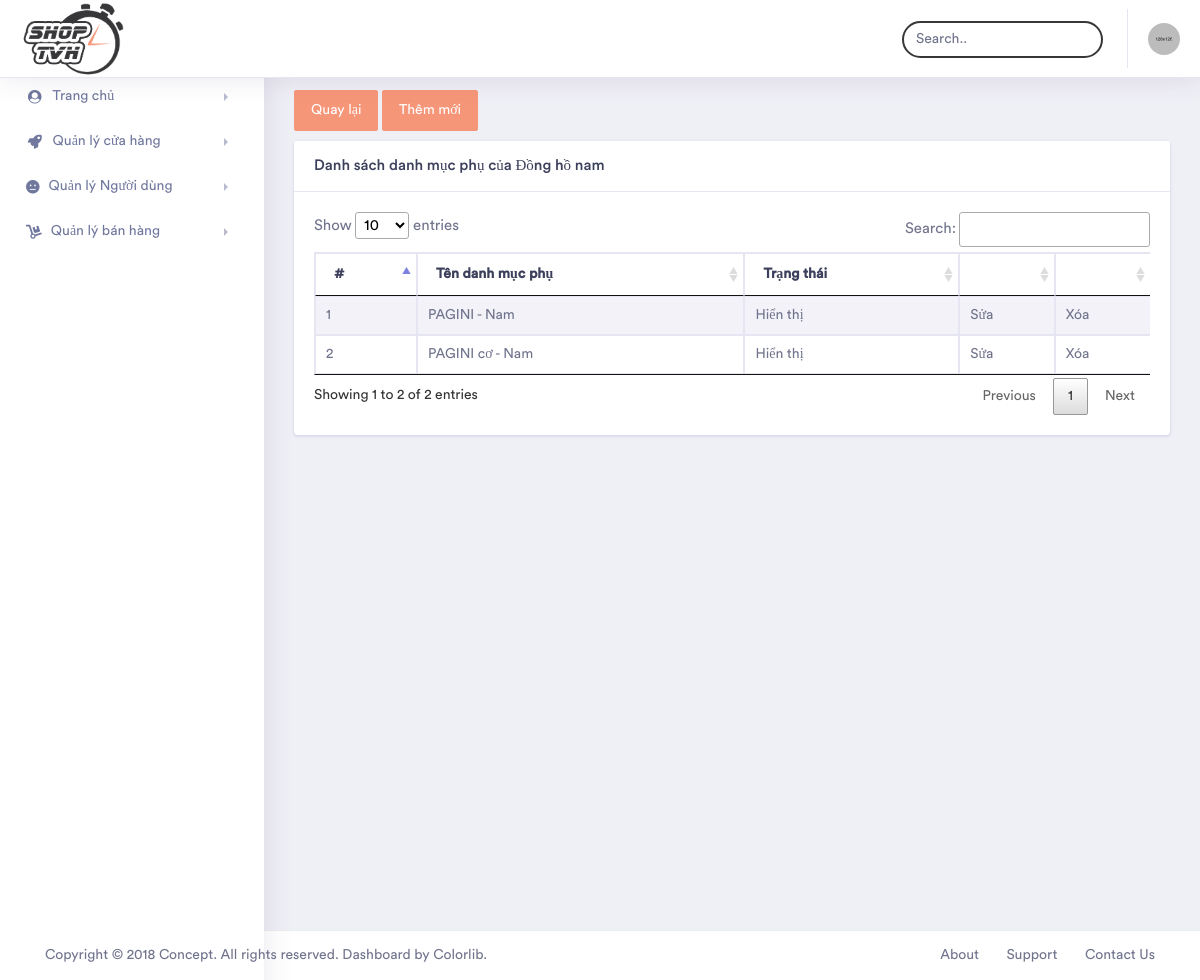
The app's page /admin/index.php?module=listsubcate&id=2 (signed in), older data.
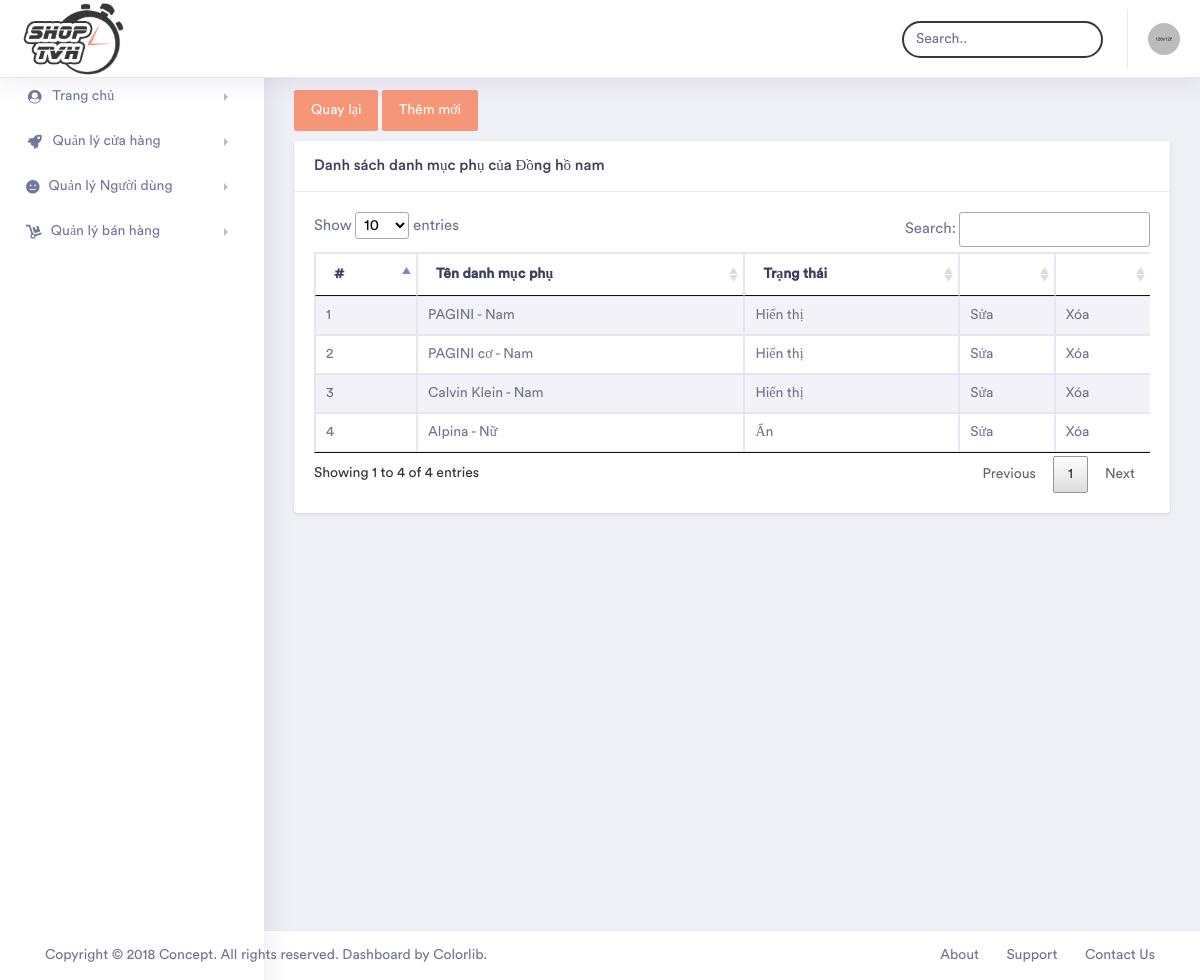
The same page, newer data.
### tables this page shows
CREATE TABLE `subcategory` (
  `SubCategoryID` int(11) NOT NULL,
  `SubName` varchar(50) NOT NULL,
  `CategoryID` int(11) NOT NULL,
  `Status` bit(1) NOT NULL
);

### admin/modules/listsubcate.php (the view, shortened to what this page needs)
<?php
    if(isset($_GET["module"])&&isset($_GET["id"])){
    $id = $_GET["id"];
    $sqlGetid = "SELECT * FROM category where CategoryID = ".$id;
    $result = mysqli_query($conn,$sqlGetid);
    $rows = mysqli_fetch_row($result);
    $subid = $rows[0];
    $catname = $rows[1];
}
?>
<div class="container-fluid  dashboard-content">
    <div class="row">
        <div class="col-xl-12 col-lg-12 col-md-12 col-sm-12 col-12">
            <button type="button" class="btn btn-primary" style="margin-bottom: 10px;">
                <a class="" href="index.php?module=listcategory>" style="color: white;">Quay lại</a>
            </button>
            <button type="button" class="btn btn-primary" style="margin-bottom: 10px;">
                <a class="" href="index.php?module=addsubcate&id=<?php echo $subid?>" style="color: white;">Thêm mới</a>
            </button>
            <div class="card">
                <h5 class="card-header">Danh sách danh mục phụ của <?php echo $catname?>
                </h5>
                <div class="card-body">
                    <div class="table-responsive">
                        <table id="table_id" class="table table-striped table-bordered first">
                            <thead>
                                <tr>
                                    <th>#</th>
                                    <th>Tên danh mục phụ</th>
                                    <th>Trạng thái</th>
                                    <th></th>
                                    <th></th>
                                </tr>
                            </thead>
                            <tbody>
                                <?php
                                $sqlSelect = "SELECT * FROM subcategory WHERE CategoryID =".$_GET["id"];
                                $result = mysqli_query($conn, $sqlSelect) or die("Lỗi truy vấn");
                                if (mysqli_num_rows($result) > 0) {
                                    $count = 0;
                                    while ($row = mysqli_fetch_assoc($result)) {
                                        $count++;
                                    ?>
                                    <tr>
                                        <td><?php echo $count?></td>
                                        <td><?php echo $row["SubName"]?></td>
                                        <td><?php echo $row["Status"]?"Hiển thị":"Ẩn"?></td>
                                        <td><a href="index.php?module=editsubcat&id=<?php echo $row["CategoryID"]?>&sid=<?php echo $row["SubCategoryID"]?>">Sửa</a></td>
                                        <td><a href="index.php?module=deletesubcat&id=<?php echo $row["CategoryID"]?>&sid=<?php echo $row["SubCategoryID"]?>">Xóa</a></td>
                                    </tr>
                                <?php }
                                    } ?>
                            </tbody>
                        </table>
                    </div>
                </div>
            </div>
        </div>
    </div>
</div>

Row changes from the older to the newer data that the page shows:
added subcategory: SubName "Calvin Klein - Nam", Status "Hiển thị"
added subcategory: SubName "Alpina - Nữ", Status "Ẩn"
Text that changed along with them:
text written by a page script: "Show entries Search: Showing 1 to 2 of 2 entries Previous 1 Next" → "Show entries Search: Showing 1 to 4 of 4 entries Previous 1 Next"
